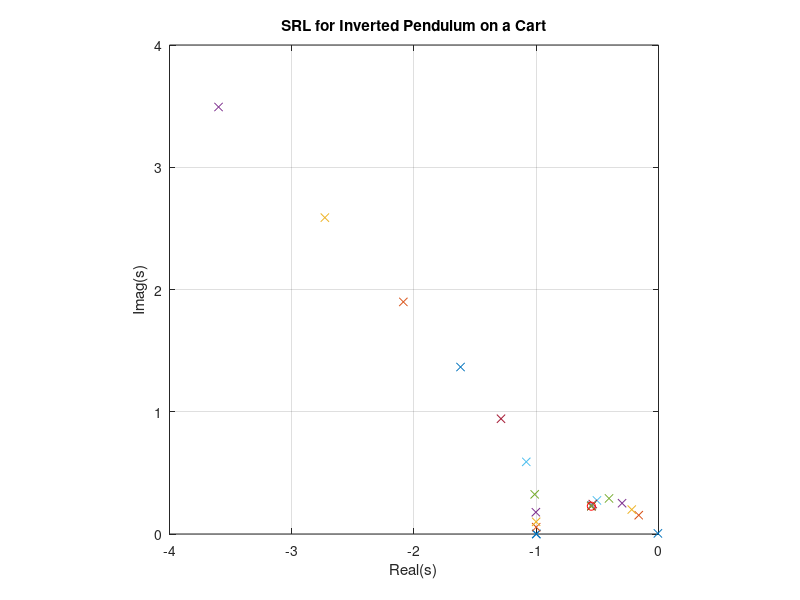

Source code (MATLAB): (Note: this script raises an error after producing the figure.)
% Script p6_2_10.m; inverted pendulum on a cart; x=[y v th q]';
%                                                12/96, 7/17/02
%
ep=.5; A=[0 1 0 0; 0 0 -ep 0; 0 0 0 1; 0 0 1 0]; B=[0 1 0 -1]'; 
C=[1 0 0 0; 0 0 1 0]; Q=eye(2); R=1; 
%
% RL vs. eta where J=int(eta*y'*Q*y + u^2)dt:
eta=[1e-8 10.^[-2:.5:3] 1e8]; N=length(eta); ev=zeros(4,N);
for i=1:N, [k,S,ev(:,i)]=lqr(A,B,eta(i)*C'*Q*C,R); end;
zc=ev(:,N); ev=ev(:,[1:N-1]);            % zc=compromise zeros
%
figure(1); clf; plot(real(ev),imag(ev),'x',real(zc),imag(zc),'ro'); 
grid; axis([-4 0 0 4]); axis('square'); xlabel('Real(s)');
ylabel('Imag(s)'); title('SRL for Inverted Pendulum on a Cart'); 
%
% Response to initial displacement:
[k,S,ev]=lqr(A,B,C'*Q*C,R); t=10*[0:.01:1]; u=zeros(size(t));
xo=[-1 0 0 0]'; D=[0 0]'; [y,x]=lsim(A-B*k,B,C,D,u,t,xo); u=-x*k';
%
figure(2); clf; subplot(211), plot(t,y(:,1)); grid
ylabel('y/l'); subplot(212), plot(t,y(:,2),t,u,'r--'); grid
xlabel('t*sqrt(g(M+m)/Ml)'); legend('th','f/(g(M+m)',4)  
